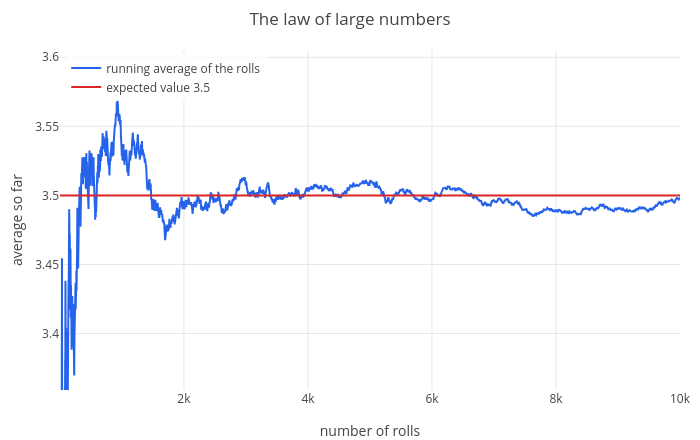

Here is the notebook cell this chart was saved with:
### Markdown cell above
## 1. The law of large numbers

Roll a die 10,000 times and keep a running average: after $n$ rolls, the sum of the first $n$ rolls divided by $n$.
`cumsum` gives the running sums, `k = 1:10000` the numbers $1, 2, \ldots, 10000$, and `./` divides one list by another
entry by entry:

### Code cell
seed(5);
x = randint(1, 6, 1, 10000);
k = 1:10000;
r = cumsum(x)./k;
eval([r(10), r(100), r(1000), r(10000)])
p = plot(k, r);
p = show(p, plot(7/2, n, 1, 10000));
p = legend(p, "running average of the rolls", "expected value 3.5");
labels(title(p, "The law of large numbers"), "number of rolls", "average so far")

### Figure 1 — Plotly figure (JSON) as saved in the notebook; plotly's stock layout.template omitted (floating-point values rounded to 4 significant figures; data arrays with more than 128 entries replaced by an {"elided": "..."} marker saying what was removed)
{"data": [{"line": {"color": "#2563eb", "width": 2}, "mode": "lines", "name": "running average of the rolls", "type": "scatter", "x": {"elided": "10002 int values"}, "y": {"elided": "10002 float values"}}, {"line": {"color": "#dc2626", "width": 2}, "mode": "lines", "name": "expected value 3.5", "type": "scatter", "x": {"elided": "402 float values"}, "y": {"elided": "402 float values"}}], "layout": {"height": 440, "legend": {"bgcolor": "rgba(255,255,255,0.8)", "x": 0.01, "xanchor": "left", "y": 0.99, "yanchor": "top"}, "margin": {"b": 50, "l": 60, "r": 20, "t": 50}, "showlegend": true, "title": {"text": "The law of large numbers"}, "width": 700, "xaxis": {"title": {"text": "number of rolls"}, "zeroline": true}, "yaxis": {"range": [3.359, 3.605], "title": {"text": "average so far"}, "zeroline": true}}}
